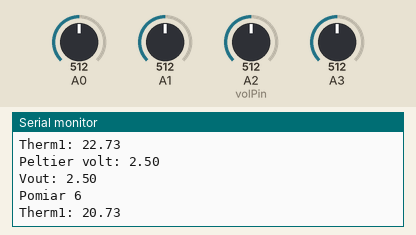
Recording of a sketch running on a simulated Arduino Uno, built with avr-gcc and run on an emulated ATmega328P. Parts: the last lines printed to the serial monitor. The inputs (shaded band) are chosen by the test bench; at power-on: A1 = 512, A0 = 512, A2 (volPin) = 512, A3 = 512.

Above: at 6.3 s.
6.4 s: A1 set to 931
At 6.84 s:
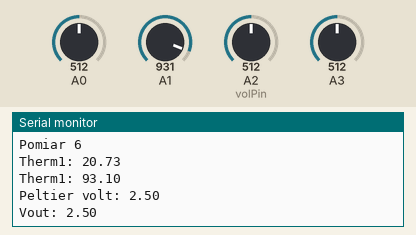
10.5 s: A1 set to 962
At 11.35 s:
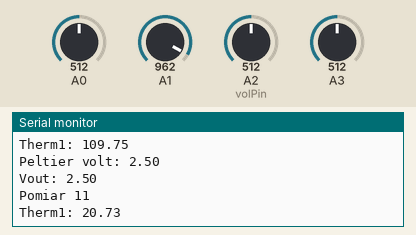
Timing chart, 0 to 13.5 s (numbered marks = the images above; inputs shaded):
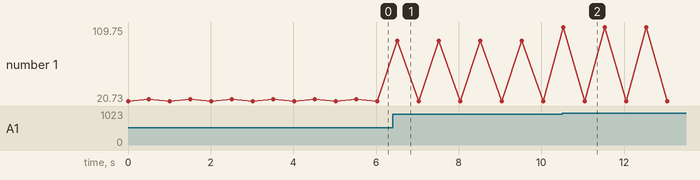

Measured:
- the behaviour switches between 945 and 946 on A1 (found by bisection; images 1 and 2)
- after the input at 6.4 s, the serial monitor: prints a new line after 0.12 s (image 1)
- after the input at 10.5 s, the serial monitor: prints a new line at once (image 2)

The sketch:

ard_test.ino
```cpp
#define therm1 A0
#define therm2 A1
#define volPin A2
#define volPelt A3

int cnt;
int Vo;
float R1 = 10000;
float logR2, R2, T, Tc, Tf;
float c1 = 1.009249522e-03, c2 = 2.378405444e-04, c3 = 2.019202697e-07;

void setup() {
  Serial.begin(9600);
  cnt = 0;
}

void loop() {
  Serial.print("Pomiar ");
  Serial.println(cnt);
  Serial.print("Therm1: ");
  thermRead(therm1);
  delay(500);
  Serial.print("Therm1: ");
  thermRead(therm2);
  cnt+=1;
  Serial.print("Peltier volt: ");
  voltRead(volPelt);
  Serial.print("Vout: ");
  voltRead(volPin);
  delay(500);

}

void thermRead(int therm) {

  Vo = analogRead(therm);
  R2 = R1 * (1023.0 / (float)Vo - 1.0);
  logR2 = log(R2);
  T = (1.0 / (c1 + c2 * logR2 + c3 * logR2 * logR2 * logR2));
  Tc = T - 273.15;
  if (therm == A0) {
    Serial.println(Tc-4);
  }
  else
    Serial.println(Tc-2);
}

void voltRead(int pin) {
    float value;
    float volt;
    value = analogRead( pin );
    volt = value * 5.0 / 1023.0;
    Serial.println( volt );

}
```
